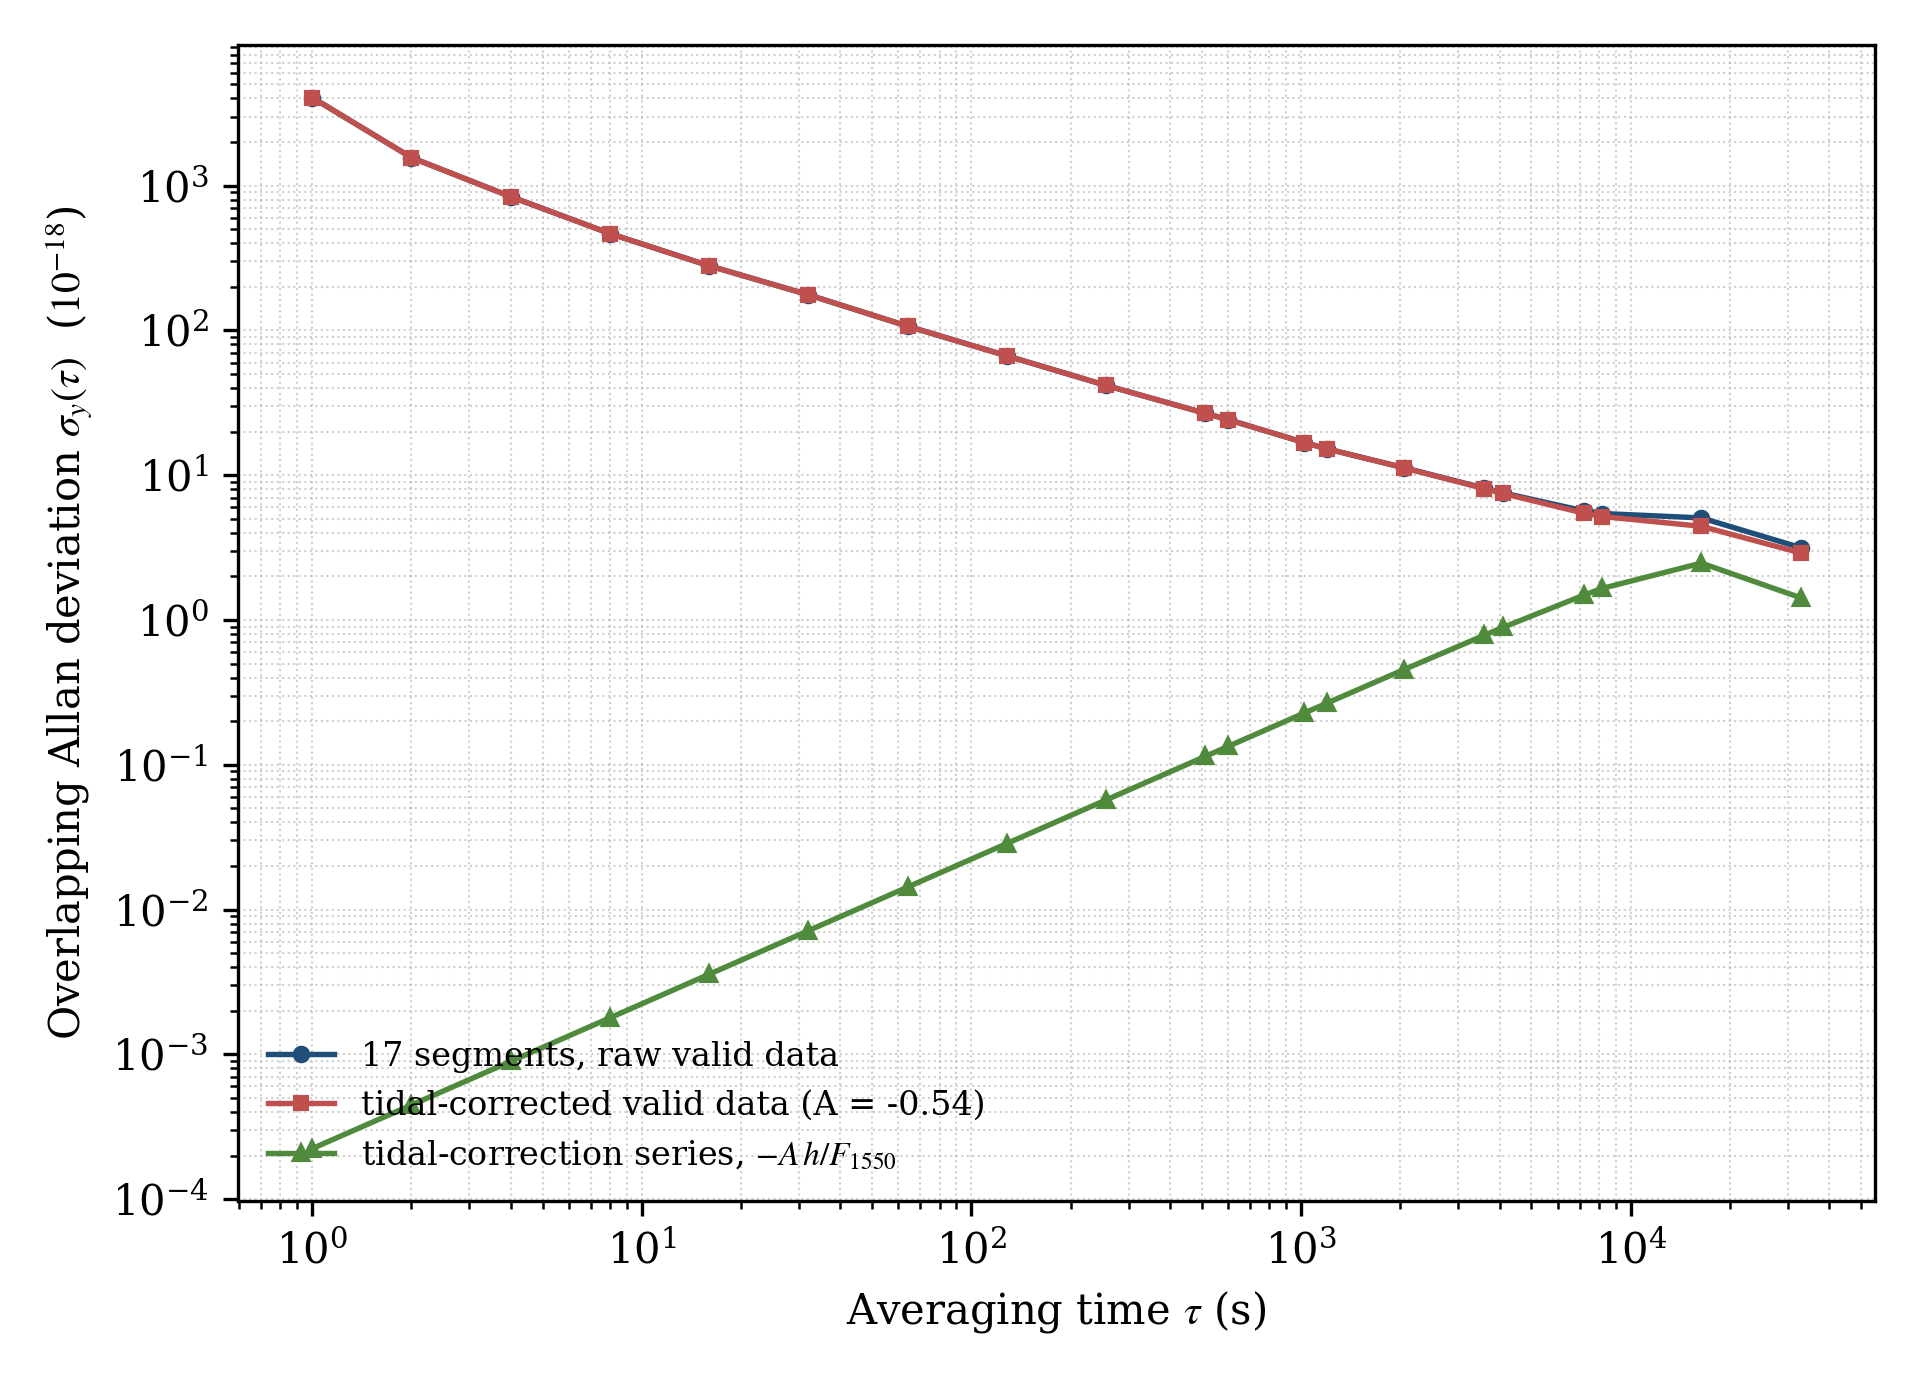

This figure's Python source:
#!/usr/bin/env python3
"""ADEV of the Yb/Sr ratio for three concatenated series, on one figure.

The user asked for the (overlapping) Allan deviation of the Yb/Sr ratio, with
three curves on a single plot:

  1. "17 段选取后的有效数据"        -> the RAW valid data (tidal response A = 0)
  2. "潮汐修正的有效数据"           -> the tidal-CORRECTED valid data (A = -0.54,
                                       the historical empirical response coefficient)
  3. "对应的潮汐修正数据连接成一个
      长数据系列"                   -> the tidal-correction series itself,
                                       i.e. (-A) * h / F_1550  (the fractional
                                       template that is SUBTRACTED from the raw
                                       series), concatenated end-to-end

All three series are built per segment through the SAME selection pipeline that
produces the published results (clock_ratio.tidal_analysis), then concatenated
into one long series each. ADEV is computed with the repo's gap-safe estimator
(clock_ratio.tidal_stability.oadev): every non-1-second step (including repeated
timestamps and the inter-segment joins) BREAKS the series, so no averaging
window ever crosses a gap.

Units: fractional frequency (dimensionless); plotted as x 1e-18.

Outputs (paper/physics_analysis/):
  - adev_three_series.png / .pdf   the figure
  - adev_three_series.csv          tau, sigma_y for the three series

Run:  python paper/physics_analysis/adev_three_series.py
"""

from __future__ import annotations

import csv
import sys
from pathlib import Path

import numpy as np

REPO_ROOT = Path(__file__).resolve().parents[2]
sys.path.insert(0, str(REPO_ROOT))

from clock import shared as s                                    # noqa: E402
from clock_ratio.tidal_analysis import (                          # noqa: E402
    SCENARIOS, TideGrid, analyze_segment, select_segments,
)
from clock_ratio.tidal_stability import continuous_runs, oadev, tau_grid  # noqa: E402

OUT_DIR = Path(__file__).resolve().parent
EMPIRICAL = SCENARIOS[2]   # Scenario("empirical", Decimal("-0.54"))
RAW = SCENARIOS[0]         # Scenario("raw", Decimal("0"))

# tau grid for the pooled (long-series) curves: dyadic seconds + fixed taus,
# capped at longest_run//4, identical to the repo convention.
FIXED_TAUS = (600, 1200, 3600, 7200)


def pooled_tau_grid(times: np.ndarray) -> tuple[int, ...]:
    longest = max(stop - start for start, stop in continuous_runs(times))
    return tau_grid(longest)


def build_series() -> tuple[np.ndarray, np.ndarray, np.ndarray, np.ndarray]:
    """Return (times, raw_y, corrected_y, tide_y) concatenated over 17 segments."""
    beat_t, beat_b = s.load_beat()
    segments = select_segments(beat_t, beat_b)
    tide_t, tide_w = s.load_tide()
    grid = TideGrid(tide_t, tide_w)

    all_t, all_raw, all_corr, all_tide = [], [], [], []
    coef = float(EMPIRICAL.coefficient)   # -0.54
    for seg in segments:
        h = grid.beat_at(seg.times)                       # Hz, undemeaned template
        raw = analyze_segment(seg, h, RAW).fluctuations    # y = -q/(1+q)
        corr = analyze_segment(seg, h, EMPIRICAL).fluctuations
        tide_frac = (-coef) * h / s.F_1550                 # the subtracted correction
        all_t.append(seg.times)
        all_raw.append(np.asarray(raw, dtype=float))
        all_corr.append(np.asarray(corr, dtype=float))
        all_tide.append(np.asarray(tide_frac, dtype=float))
    return (np.concatenate(all_t), np.concatenate(all_raw),
            np.concatenate(all_corr), np.concatenate(all_tide))


def main() -> int:
    times, y_raw, y_corr, y_tide = build_series()
    taus = pooled_tau_grid(times)

    curves: dict[str, np.ndarray] = {}
    for label, y in (("raw", y_raw), ("corrected", y_corr), ("tide", y_tide)):
        pts = {p.tau_s: p.sigma_y for p in oadev(times, y, taus)}
        curves[label] = np.array([np.nan if pts.get(t) is None else pts[t]
                                  for t in taus], dtype=float)

    tau_arr = np.array(taus, dtype=float)

    # --- CSV ---------------------------------------------------------------
    csv_path = OUT_DIR / "adev_three_series.csv"
    with open(csv_path, "w", newline="") as f:
        w = csv.writer(f)
        w.writerow(["tau_s", "sigma_y_raw", "sigma_y_corrected", "sigma_y_tide"])
        for i, t in enumerate(taus):
            w.writerow([t, f"{curves['raw'][i]:.6e}", f"{curves['corrected'][i]:.6e}",
                        f"{curves['tide'][i]:.6e}"])

    # --- figure ------------------------------------------------------------
    import matplotlib
    matplotlib.use("Agg")
    import matplotlib.pyplot as plt

    plt.rcParams.update({"font.family": "serif", "mathtext.fontset": "stix",
                         "axes.linewidth": 0.8})
    fig, ax = plt.subplots(figsize=(6.4, 4.6), dpi=300)

    styles = {
        "raw":       dict(color="#1f4e79", marker="o", ms=3.2, lw=1.3,
                          label="17 segments, raw valid data"),
        "corrected": dict(color="#c0504d", marker="s", ms=3.0, lw=1.3,
                          label="tidal-corrected valid data (A = -0.54)"),
        "tide":      dict(color="#4f8a3d", marker="^", ms=3.2, lw=1.3,
                          label="tidal-correction series, $-A\\,h/F_{1550}$"),
    }
    for key in ("raw", "corrected", "tide"):
        ax.loglog(tau_arr, curves[key] * 1e18, **styles[key])

    ax.set_xlabel(r"Averaging time $\tau$ (s)")
    ax.set_ylabel(r"Overlapping Allan deviation $\sigma_y(\tau)$  ($10^{-18}$)")
    ax.grid(True, which="both", ls=":", lw=0.5, alpha=0.6)
    ax.legend(fontsize=8, frameon=False, loc="lower left")
    fig.tight_layout()
    png, pdf = OUT_DIR / "adev_three_series.png", OUT_DIR / "adev_three_series.pdf"
    fig.savefig(png)
    fig.savefig(pdf)

    # --- console -----------------------------------------------------------
    print("=== ADEV of the Yb/Sr ratio: three concatenated series ===")
    print(f"segments=17  retained samples={len(times)}  "
          f"runs={len(continuous_runs(times))}")
    print(f"tau grid: {taus[0]} .. {taus[-1]} s ({len(taus)} points)")
    print()
    print(" tau(s)   sigma_raw     sigma_corr    sigma_tide    (x1e-18)")
    for i, t in enumerate(taus):
        print(f"{t:>7}  {curves['raw'][i]*1e18:>11.3f}  {curves['corrected'][i]*1e18:>11.3f}"
              f"  {curves['tide'][i]*1e18:>11.3f}")
    print()
    print(f"wrote {png.name}, {pdf.name}, {csv_path.name}")
    return 0


if __name__ == "__main__":
    raise SystemExit(main())
